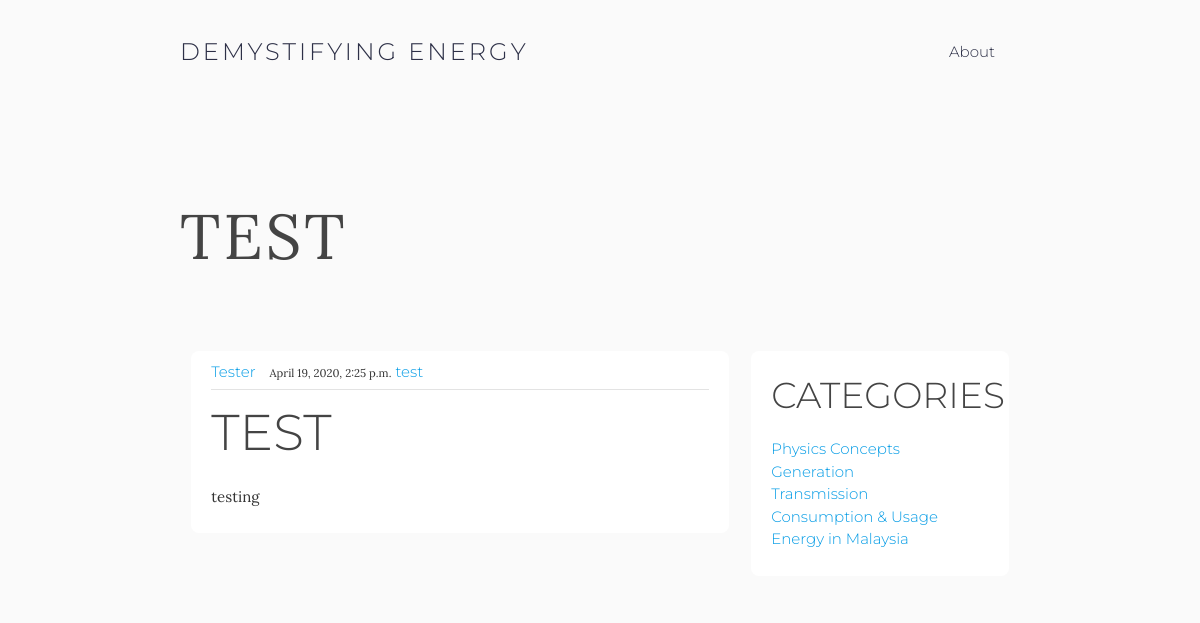
Page /category/test/ on the earlier database version.
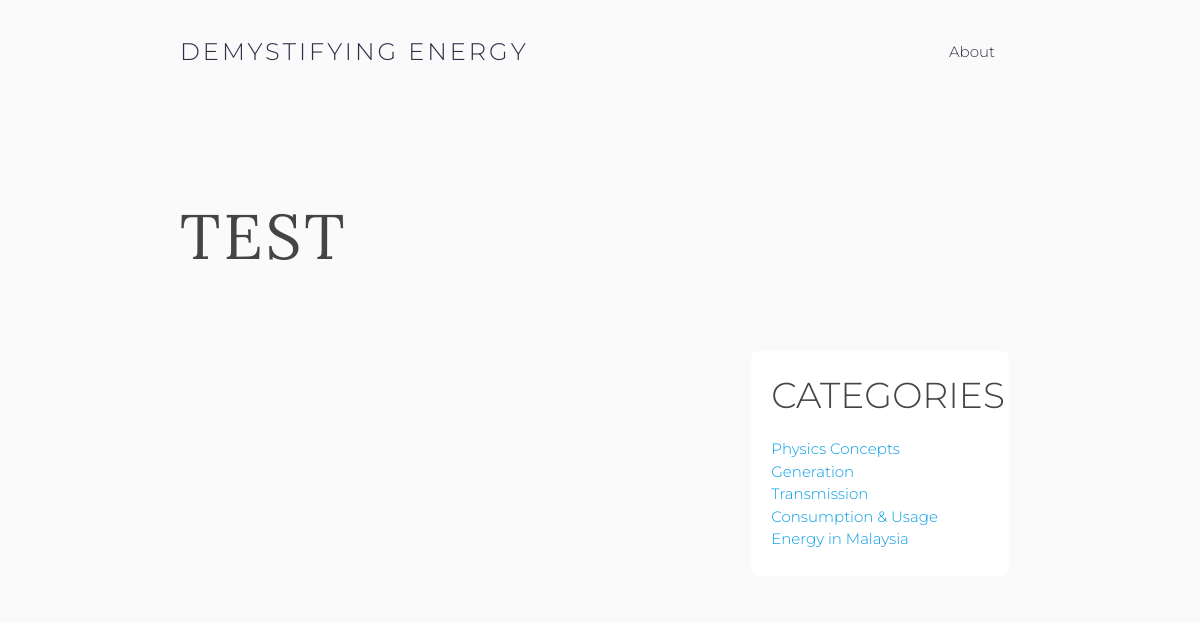
Same page on the later database version.
### blog/models.py (models this page shows, shortened)
class Article(models.Model):
    title = models.CharField(max_length=100)
    slug = models.SlugField()
    category = models.ForeignKey('Category', on_delete=models.CASCADE)
    content = RichTextField(config_name = 'default')
    summary = models.CharField(max_length=100)
    datePosted = models.DateTimeField(auto_now_add=True)
    author = models.TextField()
    status = models.IntegerField(choices=STATUS, default=0)
    created_on = models.DateTimeField(auto_now_add=True)
    class Meta:
        ordering = ['-created_on']

class Category(models.Model):
    name = models.CharField(max_length=100)
    slug = models.SlugField(max_length=100, unique=True)
    class Meta:
        ordering = ('name',)
        verbose_name = 'category'
        verbose_name_plural = 'categories'
    def get_absolute_url(self):
        return reverse('blog:list_by_category', args=[self.slug] )
    def __str__(self):
        return self.name

### blog/views.py (the view)
# urls.py: url(r'^category/(?P<category_slug>[-\w]+)/$', views.list_by_category, name='list_by_category'),
def list_by_category(request, category_slug):
    categories = Category.objects.all()
    articles = Article.objects.all()
    if category_slug:
        category = get_object_or_404(Category, slug=category_slug)
        articles = articles.filter(category=category)
    context = {'categories': categories, 'articles': articles, 'category': category}
    return render(request, 'blog/categories.html', context)

### blog/templates/blog/categories.html (shortened to what this page needs)
{% extends "blog/base.html" %}
{% block content %}
<div class="container" style="padding-top:20vh">
  <h1 class="display-4 lora" id="jumbotron-title">{{category.name}}</h1>
</div>
<main role="main" class="container content">
<div class="row">
    <div class="col s8">
      {% for article in articles %}
        {% if article.status%}
        <article class="media content-section">
            <div class="media-body">
              <div class="article-metadata">
                <a class="mr-2" href="#">{{ article.author }}</a>
                <small class="text-muted">{{ article.datePosted }}</small>
                <a class="mr-2" href="{{article.category.get_absolute_url}}">{{article.category}}</a>
              </div>
              <h2><a class="article-title" href="{% url 'blog:link' slug=article.slug %}">{{ article.title }}</a></h2>
              <p class="article-content">{{ article.summary}}</p>
            </div>
          </article>
        {% endif %}
      {% endfor %}
    </div>
{% endblock content %}

Differences in the rows shown:
no longer on this page (row edited): Article: author "Tester", datePosted "April 19, 2020, 2:25 p.m.", category "test", title "TEST", summary "testing"
